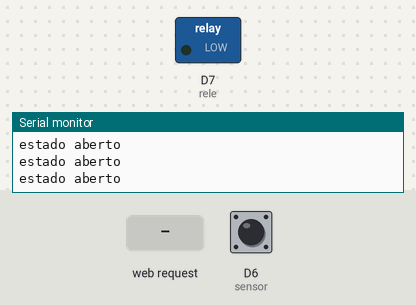
A sketch run on a simulated ESP8266 (NodeMCU). On the bench: switched loads named in the sketch (green lamp = pin HIGH), the last lines printed to the serial monitor. Inputs (shaded band) come from the test bench; at power-on: D6 (sensor) HIGH. WiFi joins after 1.5 s; servers stay silent unless stated; uploads are accepted with an empty reply.

Above: at 17.7 s.
17.8 s: HTTP request GET /abrir received
At 18.3 s:
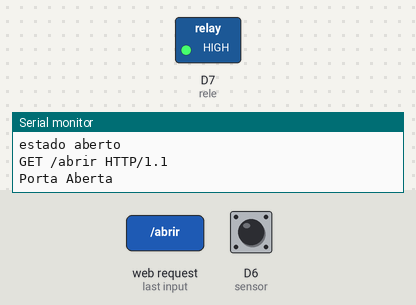
20.8 s: D6 (sensor) driven LOW
22.5 s: HTTP request GET /insert_acesso.php received
25.5 s: D6 (sensor) driven HIGH
28.5 s: D6 (sensor) pulsed LOW 5 times (0.12 s each, 0.3 s apart)
Timing chart, 0 to 31.5 s (numbered marks = the images above; inputs shaded):
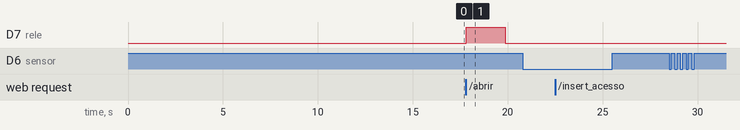

The sketch:

acesso_IOT.ino
```cpp
#include <ESP8266WiFi.h>
#include <WiFiClient.h>
// Preencha com os dados de autenticação do seu WiFi
const char ssid[] = "acesso";
const char psw[] = "12345678";
const char http_site[] = "http://192.168.137.1";
const int http_port = 80;

#define rele D7
#define sensor D6
int estadorele = 0;
int estado = 0;
int estadoant = 1;
unsigned long Inicio;
byte contando = false;

// Variáveis globais
WiFiClient client;
//IP do ESP (para voce acessar pelo browser - voce TEM que mudar este IP tambem)
IPAddress ip(192, 168, 137, 55);

//IP do roteador da sua rede wifi
IPAddress gateway(192, 168, 137, 1);

//Mascara de rede da sua rede wifi
IPAddress subnet(255, 255, 255, 0);

IPAddress server1(192,168,137,1); //Endereço IP do servidor - http_site

WiFiServer server(80);


void setup() {
  // put your setup code here, to run once:
  Serial.begin(9600);
  pinMode(sensor, INPUT_PULLUP);
  pinMode(rele, OUTPUT);

// Conectando à rede WiFi
  Serial.println();
  Serial.println();
  Serial.print("Conectando com: ");
  Serial.println(ssid);
  WiFi.config(ip, gateway, subnet);
  WiFi.begin(ssid, psw);
  while (WiFi.status() != WL_CONNECTED) {
    delay(500);
    Serial.print(".");
  }
  delay(10000);
  Serial.println("");
  Serial.println("WiFi conectado com sucesso");

  // Startando o servidor
  server.begin();
  Serial.print("Servidor startado em ");
  Serial.print("http://");
  Serial.print(WiFi.localIP());
  Serial.println("/");
  delay(5000);

}


void loop() {
  if (digitalRead(sensor) == 0){
    estado = 0;
    Serial.println("estado fechado");
  }
  if (digitalRead(sensor) == 1){
    estado = 1;
    Serial.println("estado aberto");
  }
  if (estado != estadoant){
    if ( !getPage((int)estado) ) {
        Serial.println("GET request failed");
       }
       estadoant = estado;
  }
  if(estadorele  == 1 && digitalRead(sensor) == 0){
    trava();
    Serial.println("rele1 sensor0");
  }
  if (estadorele == 1 && digitalRead(sensor) == 1 ){
    trava2();
    Serial.println("rele1 sensor1");
  }


  WiFiClient client = server.available();
  if (!client) {
    return;
  }
  String request = client.readStringUntil('\r');
  Serial.println(request);
  client.flush();


  if (request.indexOf("/abrir") != -1) {
   digitalWrite(rele,1);
   Serial.println("Porta Aberta");
   contando = true;
   Inicio = millis();
   estadorele = 1;

  }


 delay(1000);
}

void trava(){
  Serial.println("esta na trava");
  if(((millis() - Inicio) > 10000) and contando == true){
      contando = false;
      digitalWrite(rele,0);
      Serial.println("Porta fechada");
      estadorele = 0;
  }

}


void trava2(){
  Serial.println("esta na trava2");
  if(((millis() - Inicio) > 2000) and contando == true){
      contando = false;
      digitalWrite(rele,0);
      Serial.println("Porta fechada");
      estadorele = 0;
  }

}


// Executa o HTTP GET request no site remoto
//
bool getPage(int estado) {
  if ( !client.connect(server1, http_port) ) {
    Serial.println("Falha na conexao com o site ");
    return false;
  }

  String param = "?estado=" + String(estado); //Parâmetros com as leituras
  client.println("GET /insert_acesso.php" + param);
  client.println("HTTP/1.1");
  Serial.println("User-Agent: Arduino");
  client.println("Accept: text/html");
  client.println("Host:");
  client.println(http_site);
  client.println("\r\n\r\n");
  client.println("Connection: close\r\n\r\n");
  client.println();
  client.println();

    // Informações de retorno do servidor para debug
  while(client.available()){
    String line = client.readStringUntil('\r');
    Serial.print(line);
  }
  return true;


}
```

Measured:
- after the input at 17.8 s, D7 (rele): LOW → HIGH at once, → LOW 2.0 s later
